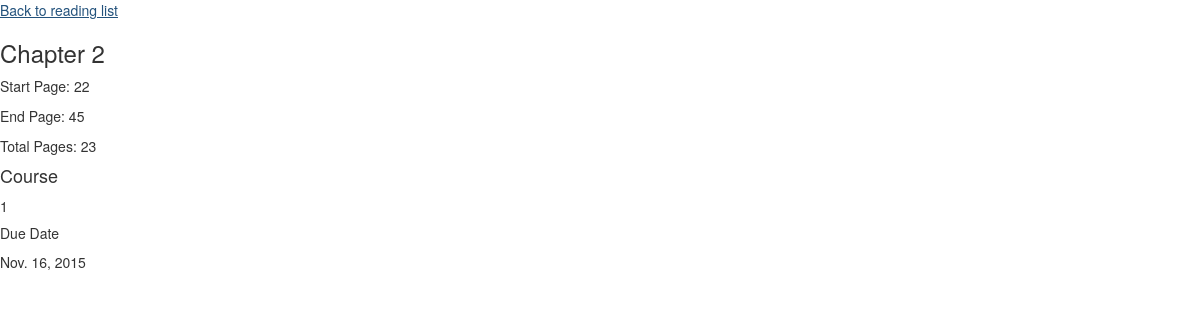
Screenshot of /item/8/ with the database file from the repository.
### inventory/models.py (models this page shows, shortened)
class Item(models.Model):
	title = models.CharField(max_length=200)
	startPage = models.IntegerField()
	endPage = models.IntegerField()
	course = models.CharField(max_length=200)
	dueDate = models.DateField()

### inventory/views.py (the view)
# urls.py: url(r'^item/(?P<id>\d+)/', views.item_detail, name='item_detail'),
def item_detail(request, id):
	try:
		item = Item.objects.get(id=id)
	except Item.DoesNotExist:
		raise Http404('This item does not exist')
	return render(request, 'inventory/item_detail.html', {
		'item': item,
	})

### firstdjango/templates/inventory/item_detail.html
{% extends "base.html" %}
{% load mathfilters %}
{% block content %}
	<a href="{% url 'index' %}">Back to reading list</a>
	<h3>{{ item.title|capfirst }}</h3>
	<p> Start Page: {{ item.startPage }} </p>
	<p> End Page: {{ item.endPage }}</p>
	<p> Total Pages: {{item.endPage|sub:item.startPage}}</p>
	<h4> Course </h4>
	<p> {{ item.course }}</p>
	<h5> Due Date</h5>
	<p>{{ item.dueDate }}
{% endblock %}

### rows the page displays
Item: title "Chapter 2", startPage "22", endPage "45", endPage|sub "23", course "1", dueDate "Nov. 16, 2015"
